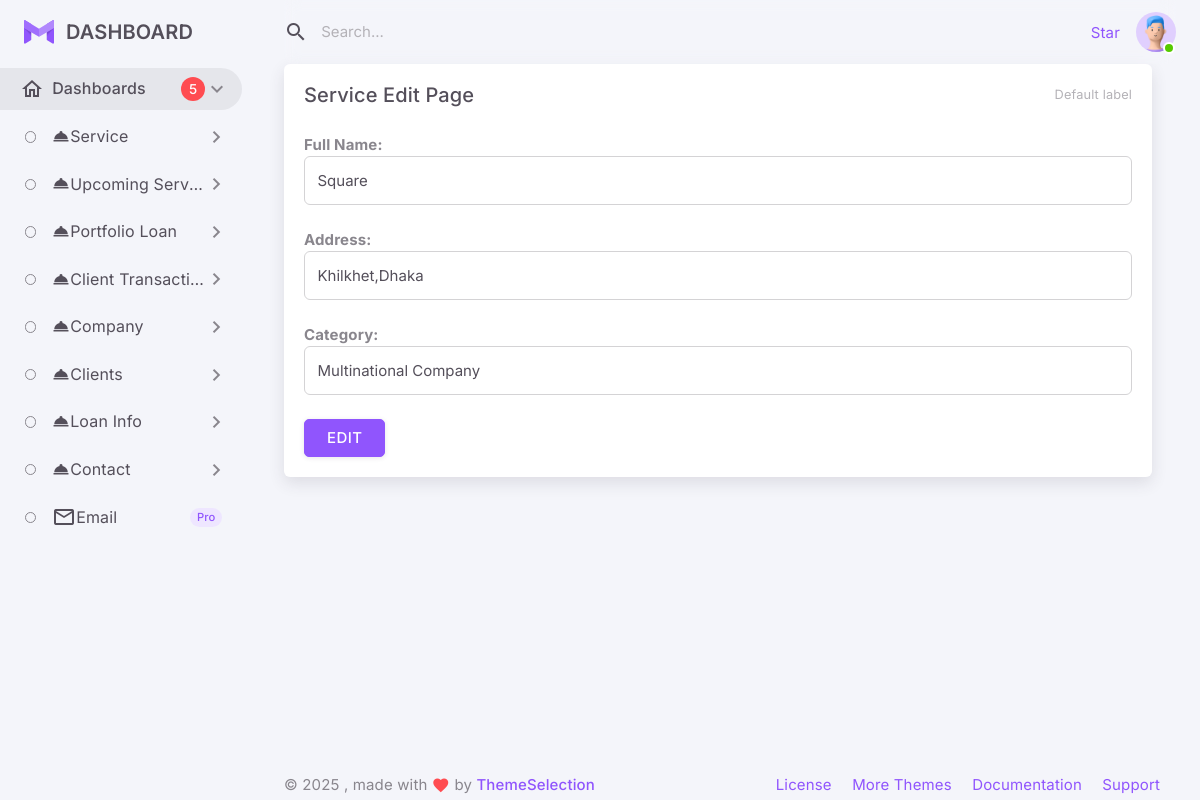
Screenshot of /Admin/company_edit.php?nid=1 (signed in) with the database file from the repository.
### tables this page shows
CREATE TABLE `company` (
  `id` int(11) NOT NULL,
  `name` varchar(50) NOT NULL,
  `address` varchar(200) NOT NULL,
  `catagory` varchar(100) NOT NULL
);

### Admin/company_edit.php (the view, shortened to what this page needs)
<?php
include_once("hakiconfig.php");
$Found = $_GET['nid'];
   $Akainu = $Haki->query("SELECT * FROM company WHERE id ='$Found' ");
    $Brook = $Akainu->fetch_object();
?>
<!DOCTYPE html>
<html
  lang="en"
  class="light-style layout-menu-fixed layout-compact"
  dir="ltr"
  data-theme="theme-default"
  data-assets-path="assets/"
  data-template="vertical-menu-template-free">
  <head>
    <link rel="stylesheet" href="assets/vendor/fonts/materialdesignicons.css" />
    <link rel="stylesheet" href="assets/vendor/libs/node-waves/node-waves.css" />
    <link rel="stylesheet" href="assets/vendor/css/core.css" class="template-customizer-core-css" />
    <link rel="stylesheet" href="assets/vendor/css/theme-default.css" class="template-customizer-theme-css" />
    <link rel="stylesheet" href="assets/css/demo.css" />
    <link rel="stylesheet" href="assets/vendor/libs/perfect-scrollbar/perfect-scrollbar.css" />
    <link rel="stylesheet" href="assets/vendor/libs/apex-charts/apex-charts.css" />
  </head>
  <body>
    <div class="layout-wrapper layout-content-navbar">
      <div class="layout-container">
        <?php include_once("partials/left_navbar.php") ?>
        <div class="layout-page">
          <nav
            class="layout-navbar container-xxl navbar navbar-expand-xl navbar-detached align-items-center bg-navbar-theme"
            id="layout-navbar">
            <?php include_once("partials/header_search.php") ?>
          </nav>
          <div class="content-wrapper">
            <div class="container-xxl flex-grow-1 container-p-y">
              <div class="row gy-4">
                <div class="row">
                <div class="col-xl">
                  <div class="card mb-4">
                    <div class="card-header d-flex justify-content-between align-items-center">
                      <h5 class="mb-0">Service Edit Page</h5>
                      <small class="text-muted float-end">Default label</small>
                    </div>
                    <div class="card-body">
                      <form action="" method="post">
                     <b>Full Name: </b> <br>
                        <div class="form-floating form-floating-outline mb-4">
                          <input type="text" class="form-control" name="pname" value="<?php echo $Brook->name?>" id="basic-default-fullname" placeholder="Service Category" />
                        </div>
                        <b>Address: </b> <br>
                        <div class="form-floating form-floating-outline mb-4">
                          <input type="text" class="form-control" name="pcharge" value="<?php echo $Brook->address ?>" id="basic-default-company" placeholder="% or Taka" />
                        </div>
                        <b>Category: </b> <br>
                        <div class="form-floating form-floating-outline mb-4">
                          <input type="text" class="form-control" name="papply" value="<?php echo $Brook->catagory ?>" id="basic-default-company" placeholder="Session or Time" />
                        </div>
                        <button type="submit" name="update" class="btn btn-primary">EDIT</button>
                      </form>
                    </div>
                  </div>
                </div>
               </div>
              </div>
            </div>
            <?php include_once("partials/footer.php") ?>
          </div>
        </div>
      </div>
    </div>
  </body>
</html>

### rows the page displays
company: pname "Square", pcharge "Khilkhet,Dhaka", papply "Multinational Company"
